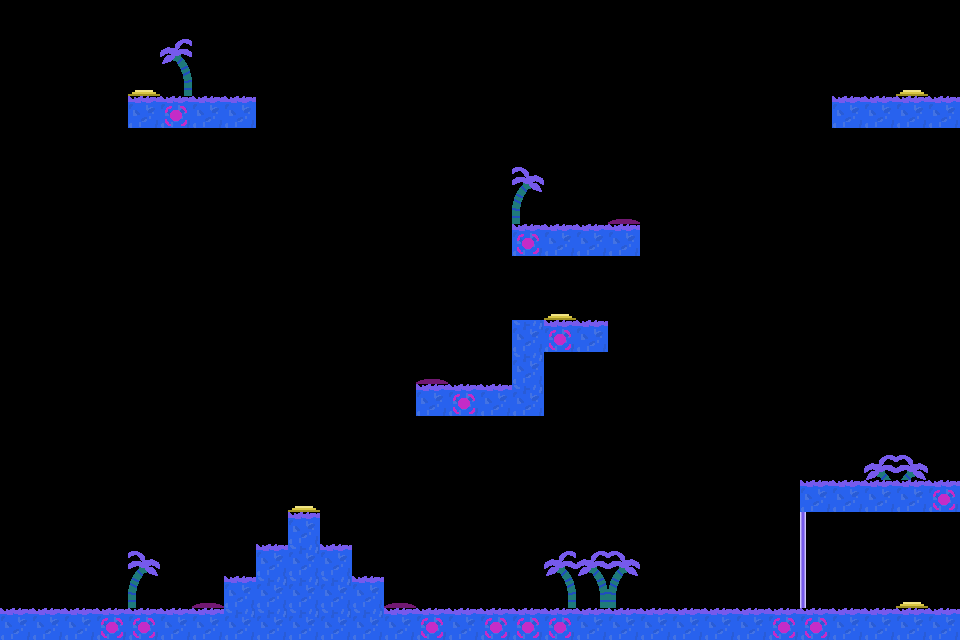

A level layout from a 2D game, rendered from its tile map. Below: a short description, then the map file with tile-grid data replaced by summaries:
An orthogonal 30x20 tile map with 32x32 px tiles, 1 tile layer (textures) and 24 objects.

<map version="1.0" orientation="orthogonal" renderorder="right-down" width="30" height="20" tilewidth="32" tileheight="32" nextobjectid="49">
 <tileset firstgid="1" name="PurpleWorld" tilewidth="32" tileheight="32" tilecount="17" columns="17">
  <image source="tileset/purpleWorldTileset.png" width="544" height="32" />
 </tileset>
 <layer name="textures" width="30" height="20">
  <data>[600 cells, 90 non-empty, 10 distinct tile ids]</data>
 </layer>
 <objectgroup name="ground">
  <object id="2" x="0" y="609.333" width="961.333" height="33.3333" />
  <object id="4" x="-2.66667" y="-1.33333" width="2.66667" height="645.333" />
  <object id="6" x="956" y="-1.33333" width="5.33333" height="645.333" />
  <object id="7" x="-1.33333" y="-6.66667" width="965.333" height="5.33333" />
  <object id="39" x="129.333" y="96" width="125.333" height="30.6667" />
  <object id="40" x="512" y="228" width="129.333" height="32" />
  <object id="41" x="830.667" y="98.6667" width="128" height="32" />
  <object id="42" x="800" y="478.667" width="160" height="32" />
  <object id="43" x="288" y="514.667" width="29.3333" height="92" />
  <object id="44" x="254.667" y="548" width="94.6667" height="60" />
  <object id="45" x="224" y="580" width="160" height="29.3333" />
  <object id="46" x="416" y="384" width="128" height="33.3333" />
  <object id="47" x="513.333" y="320" width="32" height="97.3333" />
  <object id="48" x="513.333" y="321.333" width="93.3333" height="32" />
 </objectgroup>
 <objectgroup name="spawn">
  <object id="10" x="142.667" y="60" width="4" height="2.66667" />
  <object id="12" x="558.667" y="286.667" width="2.66667" height="1.33333" />
  <object id="14" x="910.667" y="580" width="1.33333" height="2.66667" />
  <object id="26" x="304" y="462.667" />
  <object id="38" x="909.333" y="45.3333" />
 </objectgroup>
 <objectgroup name="bounce">
  <object id="20" x="606.667" y="216" width="33.3333" height="8" />
  <object id="29" x="386.667" y="601.333" width="28" height="6.66667" />
  <object id="35" x="191.667" y="601.333" width="32" height="7" />
  <object id="36" x="415.25" y="378" width="32.75" height="6.5" />
 </objectgroup>
 <objectgroup name="dome">
  <object id="16" x="800" y="509.333" width="5.33333" height="100" />
 </objectgroup>
</map>
